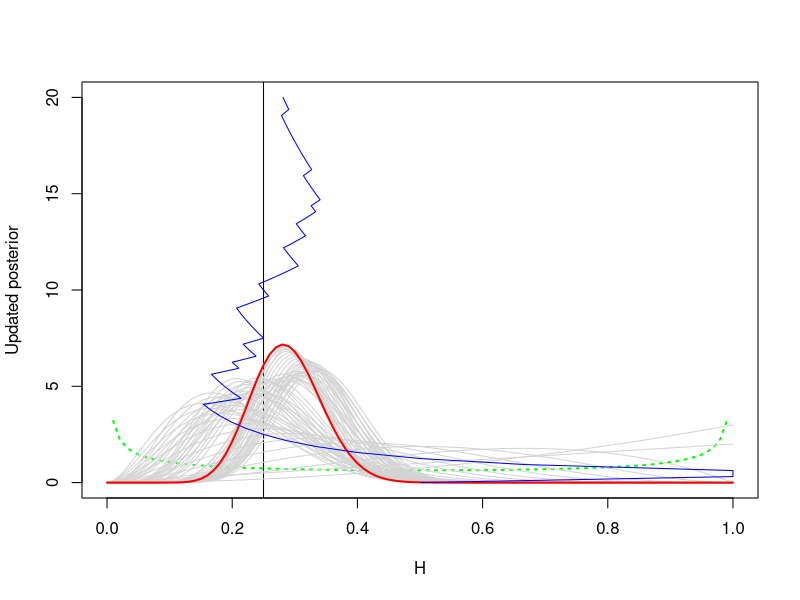
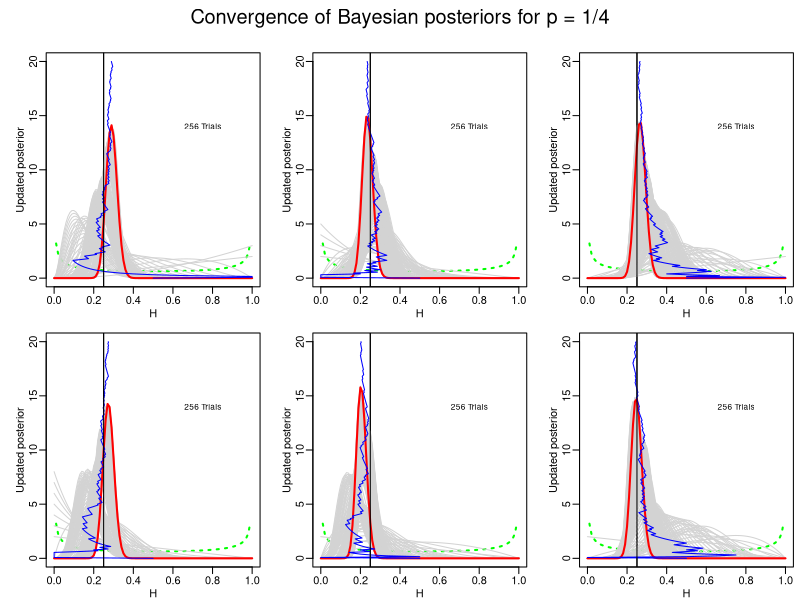

Recreate these plots in R, in order.
# Track the convergence of the Bayesian posterior peak
# starting with a Jeffreys prior and coin bias p = 1/4.
# Created by NJG on Tuesday, March 29, 2016

SimPeakPath<- function(p, N) {
  a <- 1/2
  b <- 1/2
  heads  <- 0
  path.x <- 0
  path.y <- 0
  y.max  <- 20
  
  curve(dbeta(x, a, b), xlim=c(0,1), ylim=c(0, y.max), 
        xlab="H", ylab="Updated posterior", 
        col="green", lwd=2, lty=3)
  abline(v=p)
  path.x[1] <- (a - 1) / (a + b - 2)
  path.y[1] <- 0
  
  prand <- runif(N)
  for(i in 1:N) {
    if(prand[i] <= p) { heads <- heads + 1 }
    a <- heads + 1
    b <- (i - heads) + 1
    curve(dbeta(x, a, b), col="lightgrey", add=TRUE)
    path.x[i+1] <- (a - 1) / (a + b - 2)
    path.y[i+1] <- i / (N / y.max)
  }

  curve(dbeta(x, a, b), col="red", lwd=2, add=TRUE)
  path.x[N+1] <- (a - 1) / (a + b - 2)
  path.y[N+1] <- i / (N / y.max)
  lines(path.x, path.y, lwd=1, col="blue")
}


# Test function
SimPeakPath(p=0.25, N=64)


# Plot array
rows <- 2
cols <- 3
toss <- 256
sims <- rows * cols

op <- par(no.readonly=TRUE)
par(mfrow=c(rows, cols))
par(mar=c(2.5, 3.5, 1, 0.5))
par(mgp=c(1.5, 0.5, 0))
par(oma=c(0, 0, 3, 0))
for(i in 1:sims) { 
  SimPeakPath(p=0.25, N=toss)
  abline(v=0.25)
  text(0.75, 14, paste(toss, "Trials"), cex=0.75)
}
mtext(text="Convergence of Bayesian posteriors for p = 1/4", 
      outer=TRUE, side=3, cex=1.2, line=1)
par(op)


